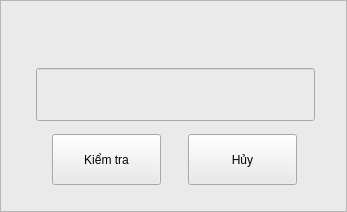
<?xml version="1.0" encoding="UTF-8"?>
<ui version="4.0">
 <class>Frame_forInputPassword</class>
 <widget class="QFrame" name="Frame_forInputPassword">
  <property name="geometry">
   <rect>
    <x>0</x>
    <y>0</y>
    <width>347</width>
    <height>212</height>
   </rect>
  </property>
  <property name="windowTitle">
   <string>Frame</string>
  </property>
  <property name="styleSheet">
   <string notr="true">background-color: rgb(234, 234, 234);</string>
  </property>
  <property name="frameShape">
   <enum>QFrame::StyledPanel</enum>
  </property>
  <property name="frameShadow">
   <enum>QFrame::Raised</enum>
  </property>
  <widget class="QLineEdit" name="lineEdit_forInputPassword">
   <property name="geometry">
    <rect>
     <x>36</x>
     <y>68</y>
     <width>279</width>
     <height>53</height>
    </rect>
   </property>
  </widget>
  <widget class="QLabel" name="label_forShowNameAccount">
   <property name="geometry">
    <rect>
     <x>10</x>
     <y>6</y>
     <width>325</width>
     <height>53</height>
    </rect>
   </property>
   <property name="styleSheet">
    <string notr="true">font: 75 12pt &quot;Ubuntu&quot;;</string>
   </property>
   <property name="text">
    <string/>
   </property>
   <property name="alignment">
    <set>Qt::AlignCenter</set>
   </property>
   <property name="wordWrap">
    <bool>true</bool>
   </property>
  </widget>
  <widget class="QPushButton" name="pushButton_ok">
   <property name="geometry">
    <rect>
     <x>52</x>
     <y>134</y>
     <width>109</width>
     <height>51</height>
    </rect>
   </property>
   <property name="text">
    <string>Kiểm tra</string>
   </property>
  </widget>
  <widget class="QPushButton" name="pushButton_exit">
   <property name="geometry">
    <rect>
     <x>188</x>
     <y>134</y>
     <width>109</width>
     <height>51</height>
    </rect>
   </property>
   <property name="text">
    <string>Hủy</string>
   </property>
  </widget>
 </widget>
 <resources/>
 <connections/>
</ui>
